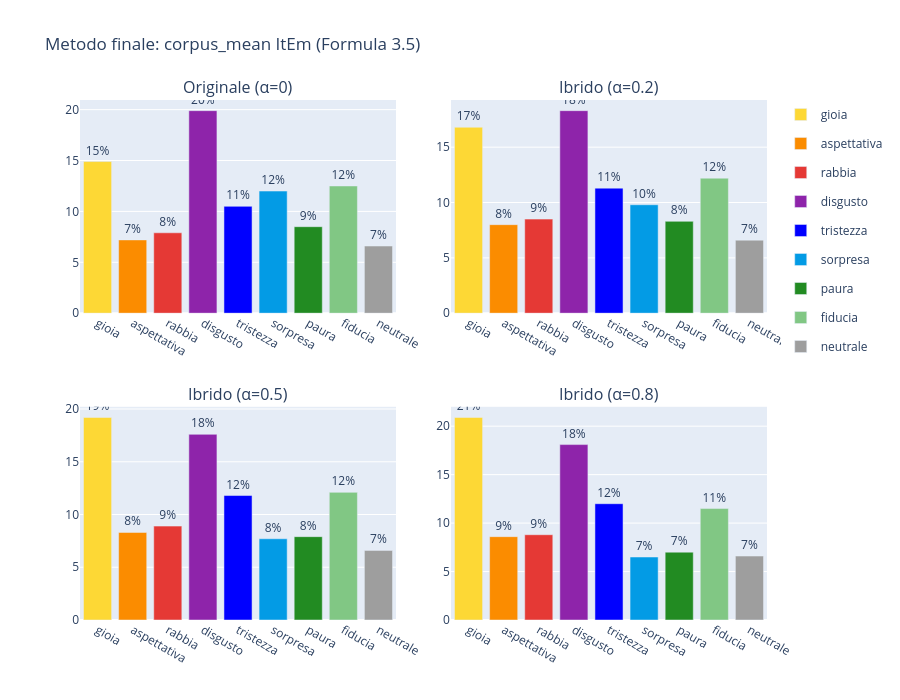

The code cell stored with this chart in its notebook:
### Markdown cell above
In tutte le versioni di alpha (0, 0.2, 0.5, 0.8), i token riconosciuti da ELIta sono gli stessi non si perde nulla in termini di copertura.

### Code cell
plot_emotion_grid(
    panels=list(results_final.items()),
    total=total,
    title='Metodo finale: corpus_mean ItEm (Formula 3.5)',
).show()

### Figure 1 — Plotly figure (JSON) as saved in the notebook; plotly's stock layout.template omitted (floating-point values rounded to 4 significant figures)
{"data": [{"legendgroup": "gioia", "marker": {"color": "#FDD835"}, "name": "gioia", "showlegend": true, "text": ["15%"], "textposition": "outside", "x": ["gioia"], "y": [14.9], "type": "bar", "xaxis": "x", "yaxis": "y"}, {"legendgroup": "aspettativa", "marker": {"color": "#FB8C00"}, "name": "aspettativa", "showlegend": true, "text": ["7%"], "textposition": "outside", "x": ["aspettativa"], "y": [7.2], "type": "bar", "xaxis": "x", "yaxis": "y"}, {"legendgroup": "rabbia", "marker": {"color": "#E53935"}, "name": "rabbia", "showlegend": true, "text": ["8%"], "textposition": "outside", "x": ["rabbia"], "y": [7.9], "type": "bar", "xaxis": "x", "yaxis": "y"}, {"legendgroup": "disgusto", "marker": {"color": "#8E24AA"}, "name": "disgusto", "showlegend": true, "text": ["20%"], "textposition": "outside", "x": ["disgusto"], "y": [19.9], "type": "bar", "xaxis": "x", "yaxis": "y"}, {"legendgroup": "tristezza", "marker": {"color": "#0000FF"}, "name": "tristezza", "showlegend": true, "text": ["11%"], "textposition": "outside", "x": ["tristezza"], "y": [10.5], "type": "bar", "xaxis": "x", "yaxis": "y"}, {"legendgroup": "sorpresa", "marker": {"color": "#039BE5"}, "name": "sorpresa", "showlegend": true, "text": ["12%"], "textposition": "outside", "x": ["sorpresa"], "y": [12.0], "type": "bar", "xaxis": "x", "yaxis": "y"}, {"legendgroup": "paura", "marker": {"color": "#228B22"}, "name": "paura", "showlegend": true, "text": ["9%"], "textposition": "outside", "x": ["paura"], "y": [8.5], "type": "bar", "xaxis": "x", "yaxis": "y"}, {"legendgroup": "fiducia", "marker": {"color": "#81C784"}, "name": "fiducia", "showlegend": true, "text": ["12%"], "textposition": "outside", "x": ["fiducia"], "y": [12.5], "type": "bar", "xaxis": "x", "yaxis": "y"}, {"legendgroup": "neutrale", "marker": {"color": "#9E9E9E"}, "name": "neutrale", "showlegend": true, "text": ["7%"], "textposition": "outside", "x": ["neutrale"], "y": [6.6], "type": "bar", "xaxis": "x", "yaxis": "y"}, {"legendgroup": "gioia", "marker": {"color": "#FDD835"}, "name": "gioia", "showlegend": false, "text": ["17%"], "textposition": "outside", "x": ["gioia"], "y": [16.8], "type": "bar", "xaxis": "x2", "yaxis": "y2"}, {"legendgroup": "aspettativa", "marker": {"color": "#FB8C00"}, "name": "aspettativa", "showlegend": false, "text": ["8%"], "textposition": "outside", "x": ["aspettativa"], "y": [8.0], "type": "bar", "xaxis": "x2", "yaxis": "y2"}, {"legendgroup": "rabbia", "marker": {"color": "#E53935"}, "name": "rabbia", "showlegend": false, "text": ["9%"], "textposition": "outside", "x": ["rabbia"], "y": [8.5], "type": "bar", "xaxis": "x2", "yaxis": "y2"}, {"legendgroup": "disgusto", "marker": {"color": "#8E24AA"}, "name": "disgusto", "showlegend": false, "text": ["18%"], "textposition": "outside", "x": ["disgusto"], "y": [18.3], "type": "bar", "xaxis": "x2", "yaxis": "y2"}, {"legendgroup": "tristezza", "marker": {"color": "#0000FF"}, "name": "tristezza", "showlegend": false, "text": ["11%"], "textposition": "outside", "x": ["tristezza"], "y": [11.3], "type": "bar", "xaxis": "x2", "yaxis": "y2"}, {"legendgroup": "sorpresa", "marker": {"color": "#039BE5"}, "name": "sorpresa", "showlegend": false, "text": ["10%"], "textposition": "outside", "x": ["sorpresa"], "y": [9.8], "type": "bar", "xaxis": "x2", "yaxis": "y2"}, {"legendgroup": "paura", "marker": {"color": "#228B22"}, "name": "paura", "showlegend": false, "text": ["8%"], "textposition": "outside", "x": ["paura"], "y": [8.3], "type": "bar", "xaxis": "x2", "yaxis": "y2"}, {"legendgroup": "fiducia", "marker": {"color": "#81C784"}, "name": "fiducia", "showlegend": false, "text": ["12%"], "textposition": "outside", "x": ["fiducia"], "y": [12.2], "type": "bar", "xaxis": "x2", "yaxis": "y2"}, {"legendgroup": "neutrale", "marker": {"color": "#9E9E9E"}, "name": "neutrale", "showlegend": false, "text": ["7%"], "textposition": "outside", "x": ["neutrale"], "y": [6.6], "type": "bar", "xaxis": "x2", "yaxis": "y2"}, {"legendgroup": "gioia", "marker": {"color": "#FDD835"}, "name": "gioia", "showlegend": false, "text": ["19%"], "textposition": "outside", "x": ["gioia"], "y": [19.2], "type": "bar", "xaxis": "x3", "yaxis": "y3"}, {"legendgroup": "aspettativa", "marker": {"color": "#FB8C00"}, "name": "aspettativa", "showlegend": false, "text": ["8%"], "textposition": "outside", "x": ["aspettativa"], "y": [8.3], "type": "bar", "xaxis": "x3", "yaxis": "y3"}, {"legendgroup": "rabbia", "marker": {"color": "#E53935"}, "name": "rabbia", "showlegend": false, "text": ["9%"], "textposition": "outside", "x": ["rabbia"], "y": [8.9], "type": "bar", "xaxis": "x3", "yaxis": "y3"}, {"legendgroup": "disgusto", "marker": {"color": "#8E24AA"}, "name": "disgusto", "showlegend": false, "text": ["18%"], "textposition": "outside", "x": ["disgusto"], "y": [17.6], "type": "bar", "xaxis": "x3", "yaxis": "y3"}, {"legendgroup": "tristezza", "marker": {"color": "#0000FF"}, "name": "tristezza", "showlegend": false, "text": ["12%"], "textposition": "outside", "x": ["tristezza"], "y": [11.8], "type": "bar", "xaxis": "x3", "yaxis": "y3"}, {"legendgroup": "sorpresa", "marker": {"color": "#039BE5"}, "name": "sorpresa", "showlegend": false, "text": ["8%"], "textposition": "outside", "x": ["sorpresa"], "y": [7.7], "type": "bar", "xaxis": "x3", "yaxis": "y3"}, {"legendgroup": "paura", "marker": {"color": "#228B22"}, "name": "paura", "showlegend": false, "text": ["8%"], "textposition": "outside", "x": ["paura"], "y": [7.9], "type": "bar", "xaxis": "x3", "yaxis": "y3"}, {"legendgroup": "fiducia", "marker": {"color": "#81C784"}, "name": "fiducia", "showlegend": false, "text": ["12%"], "textposition": "outside", "x": ["fiducia"], "y": [12.1], "type": "bar", "xaxis": "x3", "yaxis": "y3"}, {"legendgroup": "neutrale", "marker": {"color": "#9E9E9E"}, "name": "neutrale", "showlegend": false, "text": ["7%"], "textposition": "outside", "x": ["neutrale"], "y": [6.6], "type": "bar", "xaxis": "x3", "yaxis": "y3"}, {"legendgroup": "gioia", "marker": {"color": "#FDD835"}, "name": "gioia", "showlegend": false, "text": ["21%"], "textposition": "outside", "x": ["gioia"], "y": [20.9], "type": "bar", "xaxis": "x4", "yaxis": "y4"}, {"legendgroup": "aspettativa", "marker": {"color": "#FB8C00"}, "name": "aspettativa", "showlegend": false, "text": ["9%"], "textposition": "outside", "x": ["aspettativa"], "y": [8.6], "type": "bar", "xaxis": "x4", "yaxis": "y4"}, {"legendgroup": "rabbia", "marker": {"color": "#E53935"}, "name": "rabbia", "showlegend": false, "text": ["9%"], "textposition": "outside", "x": ["rabbia"], "y": [8.8], "type": "bar", "xaxis": "x4", "yaxis": "y4"}, {"legendgroup": "disgusto", "marker": {"color": "#8E24AA"}, "name": "disgusto", "showlegend": false, "text": ["18%"], "textposition": "outside", "x": ["disgusto"], "y": [18.1], "type": "bar", "xaxis": "x4", "yaxis": "y4"}, {"legendgroup": "tristezza", "marker": {"color": "#0000FF"}, "name": "tristezza", "showlegend": false, "text": ["12%"], "textposition": "outside", "x": ["tristezza"], "y": [12.0], "type": "bar", "xaxis": "x4", "yaxis": "y4"}, {"legendgroup": "sorpresa", "marker": {"color": "#039BE5"}, "name": "sorpresa", "showlegend": false, "text": ["7%"], "textposition": "outside", "x": ["sorpresa"], "y": [6.5], "type": "bar", "xaxis": "x4", "yaxis": "y4"}, {"legendgroup": "paura", "marker": {"color": "#228B22"}, "name": "paura", "showlegend": false, "text": ["7%"], "textposition": "outside", "x": ["paura"], "y": [7.0], "type": "bar", "xaxis": "x4", "yaxis": "y4"}, {"legendgroup": "fiducia", "marker": {"color": "#81C784"}, "name": "fiducia", "showlegend": false, "text": ["11%"], "textposition": "outside", "x": ["fiducia"], "y": [11.5], "type": "bar", "xaxis": "x4", "yaxis": "y4"}, {"legendgroup": "neutrale", "marker": {"color": "#9E9E9E"}, "name": "neutrale", "showlegend": false, "text": ["7%"], "textposition": "outside", "x": ["neutrale"], "y": [6.6], "type": "bar", "xaxis": "x4", "yaxis": "y4"}], "layout": {"xaxis": {"anchor": "y", "domain": [0.0, 0.46]}, "yaxis": {"anchor": "x", "domain": [0.59, 1.0]}, "xaxis2": {"anchor": "y2", "domain": [0.54, 1.0]}, "yaxis2": {"anchor": "x2", "domain": [0.59, 1.0]}, "xaxis3": {"anchor": "y3", "domain": [0.0, 0.46]}, "yaxis3": {"anchor": "x3", "domain": [0.0, 0.41]}, "xaxis4": {"anchor": "y4", "domain": [0.54, 1.0]}, "yaxis4": {"anchor": "x4", "domain": [0.0, 0.41]}, "annotations": [{"font": {"size": 16}, "showarrow": false, "text": "Originale (α=0)", "x": 0.23, "xanchor": "center", "xref": "paper", "y": 1.0, "yanchor": "bottom", "yref": "paper"}, {"font": {"size": 16}, "showarrow": false, "text": "Ibrido (α=0.2)", "x": 0.77, "xanchor": "center", "xref": "paper", "y": 1.0, "yanchor": "bottom", "yref": "paper"}, {"font": {"size": 16}, "showarrow": false, "text": "Ibrido (α=0.5)", "x": 0.23, "xanchor": "center", "xref": "paper", "y": 0.41, "yanchor": "bottom", "yref": "paper"}, {"font": {"size": 16}, "showarrow": false, "text": "Ibrido (α=0.8)", "x": 0.77, "xanchor": "center", "xref": "paper", "y": 0.41, "yanchor": "bottom", "yref": "paper"}], "title": {"text": "Metodo finale: corpus_mean ItEm (Formula 3.5)"}, "barmode": "group", "height": 700}}
